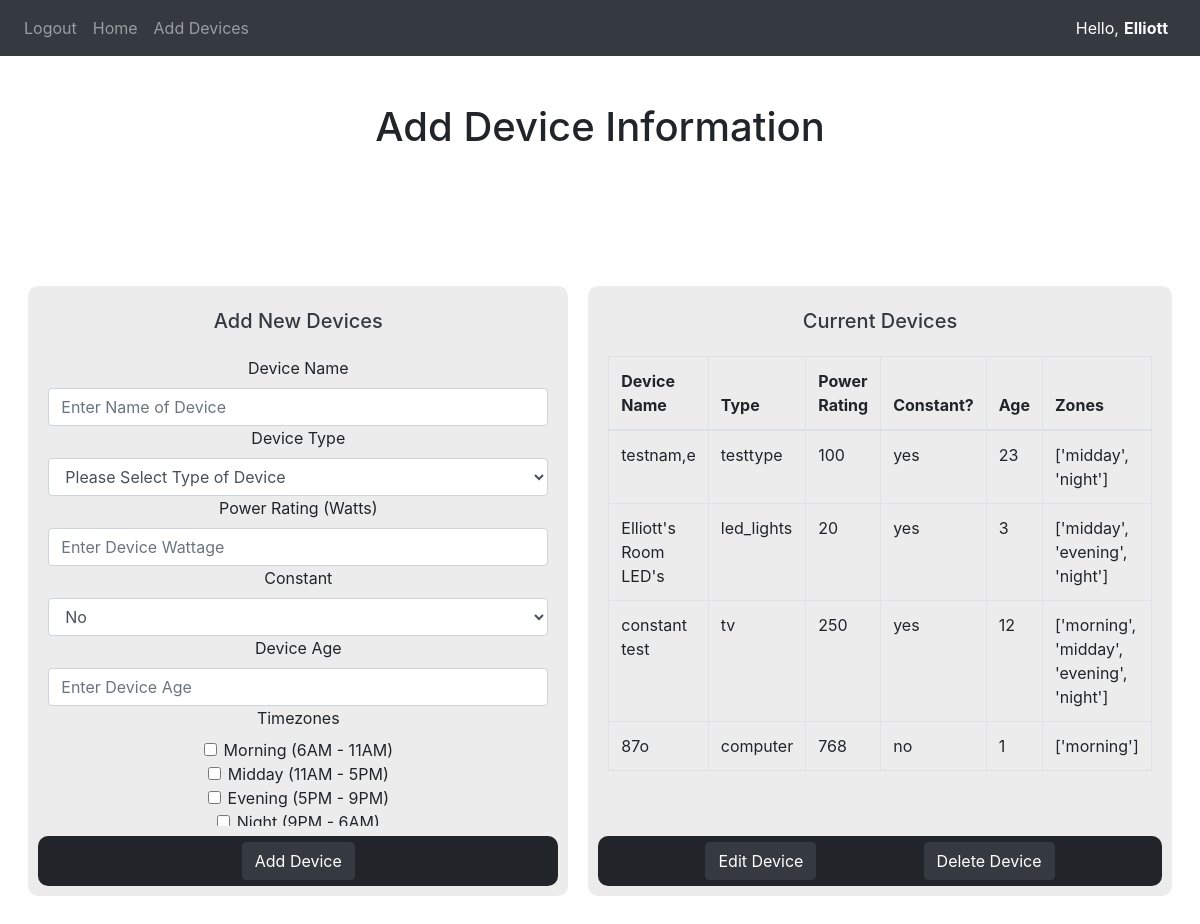
The app's page /getUserData (signed in) with its own data.
### website/models.py (models this page shows)
class User(db.Model, UserMixin):
    id = db.Column(db.Integer, primary_key=True)
    email = db.Column(db.String(150), unique=True)
    password = db.Column(db.String(500))
    firstName = db.Column(db.String(150))
    csv_data = db.relationship('CSVData', uselist=False, backref='user')
    devices = db.relationship('Device', backref='user')

class Device(db.Model):
    id = db.Column(db.Integer, primary_key=True)
    user_id = db.Column(db.Integer, db.ForeignKey('user.id'))
    deviceName = db.Column(db.String(150))
    deviceType = db.Column(db.String(50))
    powerRating = db.Column(db.Integer)
    constantDevice = db.Column(db.String(10))
    deviceAge = db.Column(db.Integer)
    timeZones = db.Column(db.JSON)

### website/views.py (the view)
@views.route('/getUserData')
@login_required
def getUserData():
    devices = current_user.devices
    return render_template("getUserData.html", devices=devices) #pass in devies to load any existing devices from user

### website/templates/getUserData.html (shortened to what this page needs)
{% extends "base.html"%}
{%block content %}
<div class="header-container">
    <h1 class="page-header">Add Device Information</h1>
</div>
<div class="flex-tile-con">
    <div class="tile" style="flex: 1;">
        <h2 class="tile-title text-dark">Add New Devices</h2>
        <div class="tile-content" style="flex-direction: column;">
            <form method="POST" action="/add-device" style="width: 500px; overflow-y: scroll;" align="center" id="add_form">
                <div class="form-group">
                    <label for="deviceName">Device Name</label>
                    <input type="text" class="form-control" id="deviceName" name="deviceName" placeholder="Enter Name of Device">
                    <label for="deviceType">Device Type</label>
                    <select class="form-control" id="deviceType" name="deviceType" placeholder="Please Select Type of Device">
                        <option value="" disabled selected hidden>Please Select Type of Device</option>
                    </select>
                    <label for="powerRating">Power Rating (Watts)</label>
                    <input type="number" class="form-control" id="powerRating" name="powerRating" placeholder="Enter Device Wattage">
                    <label for="deviceConstant">Constant</label>
                    <select name="deviceConstant" id="deviceConstant" class="form-control" placeholder="Is This Device Constantly In Use?">
                        <option value="no" id="noContsant">No</option>
                    </select>
                    <label for="deviceAge">Device Age</label>
                    <input type="number" class="form-control" id="deviceAge" name="deviceAge" placeholder="Enter Device Age">
                    <label for="deviceTimezone">Timezones</label>
                    <div class="form-check">
                        <input class="form-check-input" type="checkbox" name="deviceTimezone" id="morningZone" value="morning"></input>
                        <label class="form-check-label" for="morningZone">Morning (6AM - 11AM)</label>
                    </div>
                    <div class="form-check">
                        <input class="form-check-input" type="checkbox" name="deviceTimezone" id="middayZone" value="midday"></input>
                        <label class="form-check-label" for="middayZone">Midday (11AM - 5PM)</label>
                    </div>
                    <div class="form-check">
                        <input class="form-check-input" type="checkbox" name="deviceTimezone" id="eveningZone" value="evening"></input>
                        <label class="form-check-label" for="eveningZone">Evening (5PM - 9PM)</label>
                    </div>
                    <div class="form-check">
                        <input class="form-check-input" type="checkbox" name="deviceTimezone" id="nightZone" value="night"></input>
                        <label class="form-check-label" for="nightZone">Night (9PM - 6AM)</label>
                    </div>
                    <br />
                </div>
            </form>
        </div>
        <div class="tile-bottom">
            <div class="tile-bottom-container" style="display: flex; justify-content: space-evenly; width: 100%;">
                <button class="btn btn-dark" id="add_device_button">Add Device</button>
            </div>
        </div>
    </div>
    <div class="tile" style="flex: 1;">
        <h2 class="tile-title text-dark">Current Devices</h2>
        <div class="tile-content" style="flex-direction: column;">
            <div class="scrollable-table" style="height: 475px; width: 100%;">
                <table class="table table-bordered">
                    <thead>
                        <tr>
                            <th>Device Name</th>
                            <th>Type</th>
                            <th>Power Rating</th>
                            <th>Constant?</th>
                            <th>Age</th>
                            <th>Zones</th>
                        </tr>
                    </thead>
                    <tbody>
                        {% for device in devices %}
                        <tr>
                            <td>{{ device.deviceName }}</td>
                            <td>{{ device.deviceType }}</td>
                            <td>{{ device.powerRating }}</td>
                            <td>{{ device.constantDevice }}</td>
                            <td>{{ device.deviceAge }}</td>
                            <td>{{ device.timeZones }}</td>
                        </tr>
                        {% else %}
                        <tr>
                            <td colspan="3">No devices added yet.</td>
                        </tr>
                        {% endfor %}
                    </tbody>
                </table>
            </div>
        </div>
        <div class="tile-bottom">
            <div class="tile-bottom-container" style="display: flex; justify-content: space-evenly; width: 100%;">
                <button class="btn btn-dark">Edit Device</button>
                <button class="btn btn-dark">Delete Device</button>
            </div>
        </div>
    </div>
</div>
{% endblock %}

### website/templates/base.html (shortened to what this page needs)
<!DOCTYPE html>
<html>
    <head>
      <link rel="stylesheet" href="https://stackpath.bootstrapcdn.com/bootstrap/4.4.1/css/bootstrap.min.css"/>
      <link rel="stylesheet" href="https://stackpath.bootstrapcdn.com/font-awesome/4.7.0/css/font-awesome.min.css"/>
      <link rel="stylesheet" href="{{ url_for('static', filename='css/general.css') }}">
    </head>
    <body>
      <nav class="navbar navbar-expand-lg navbar-dark bg-dark">
          <div class="collapse navbar-collapse" id="navbar">
            <div class="navbar-nav">
              {% if current_user.is_authenticated %}
                <a class="nav-item nav-link" id="logout" href="/logout">Logout</a>
                <a class="nav-item nav-link" id="home" href="/">Home</a>
                <a class="nav-item nav-link" id="getUserData" href="/getUserData">Add Devices</a>
              {% else %}
                <a class="nav-item nav-link" id="login" href="/login">Login</a>
                <a class="nav-item nav-link" id="signUp" href="/sign-up">Sign Up</a>
              {% endif %}
            </div>
          </div>
          <div class="navbar-user" style="display: flex; flex-direction: row;">
            <a class="nav-item nav-link" style="color: white; padding-right: 0px!important;">Hello,</a>
          {% if current_user.is_authenticated %}
            <a class="nav-item nav-link text-light" style="color: var(--dynamic-color); padding-left: 5px!important; font-weight: bold;" >{{ current_user.firstName }}</a>
          </div>
          {% else %}
            <a class="nav-item nav-link" style="color: white; padding-left: 5px!important;" >You!</a>
            </div>
          {% endif %}
        </nav>
          {% block content %}
          {% endblock %}
    </body>
</html>

### website/static/css/general.css (style rules this page uses)
:root { --dynamic-color: white; }
.scrollable-table { overflow-y: auto; height: 500px; }
.header-container { display: flex; justify-content: center; align-items: center; height: 50px; margin-top: 50px; }
.flex-tile-con { display: flex; justify-content: center; align-items: center; width: 100%; height: 80vh; padding: 0 50px 0 50px; }
.tile { display: block; margin: 0 10px 0 10px; padding: 10px; height: 610px; background-color: rgb(236, 236, 236); border-radius: 10px; }
.tile-title { display: flex; margin: 0; justify-content: center; align-items: center; height: 50px; font-size: 20px; overflow: hidden; }
.tile-content { display: flex; padding: 10px; height: 490px; align-items: center; }
.tile-bottom { display: flex; background-color: #212529; justify-content: center; align-items: center; height: 50px; border-radius: 10px; }

### records on screen
User: firstName "Elliott"
Device: deviceName "testnam,e", deviceType "testtype", powerRating "100", constantDevice "yes", deviceAge "23", timeZones "['midday', 'night']"
Device: deviceName "Elliott's Room LED's", deviceType "led_lights", powerRating "20", constantDevice "yes", deviceAge "3", timeZones "['midday', 'evening', 'night']"
Device: deviceName "constant test", deviceType "tv", powerRating "250", constantDevice "yes", deviceAge "12", timeZones "['morning', 'midday', 'evening', 'night']"
Device: deviceName "87o", deviceType "computer", powerRating "768", constantDevice "no", deviceAge "1", timeZones "['morning']"
